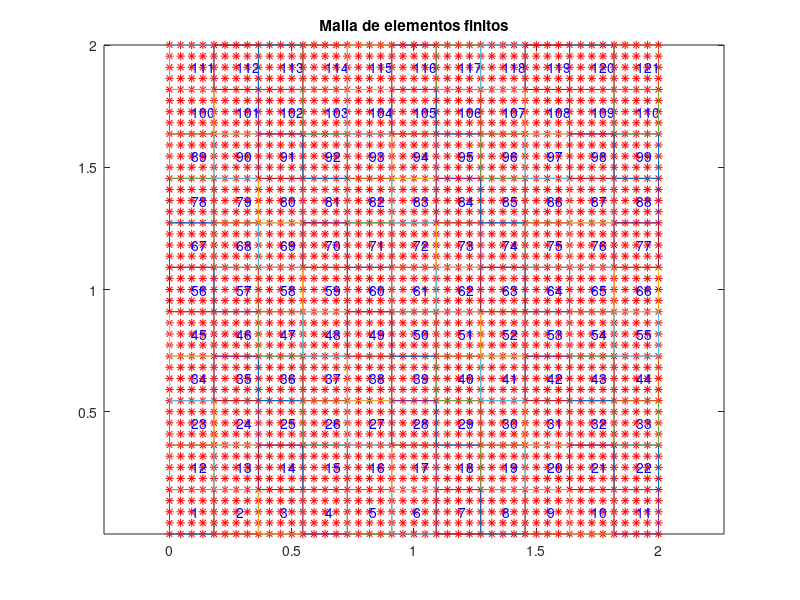

Recreate this plot in MATLAB.
clear all
close
clc
%% constantes que ayudarán en la lectura del código
X = 1; Y = 2;


%%
E=24870062;
nu=0.25;
t=0.2;
Lx=2;
Ly=2;
deltax=0.05;
deltay=0.05;
n=3;
rho=0;

Nx=max(5:4:(10*4+5));
Ny=max(5:4:(10*4+5));


x=linspace(0,Lx,Nx);
y=linspace(0,Ly,Ny);
[Xe,Ye]=meshgrid(x,y);%% grilla coordenadas nudos elemento

plot(Xe,Ye, '*r'),hold on%% grafica nodos elemento finito
Bx = reshape(Xe,[],1);
By = reshape(Ye,[],1);

xnod=[Bx,By];
%% nudos elemento
nnoi =(1:Ny*Nx)';% numero de nodos
nno  = size(xnod,1); % numero de nodos (numero de filas de xnod)
%text(Bx,By,num2str(nnoi)),hold on
%% nugos grilla elemento
Nudosg = reshape(nnoi,[Ny,Nx]);

recorridox=5:4:Nx;
Nelex=size(recorridox,2);
recorridoy=5:4:Ny;
Neley=size(recorridoy,2);
nef=Nelex*Neley;% numero de EFs (numero de filas de LaG)
LaG=zeros(nef,25);
e=1;
LaGc = cell(nef,1); 
xeg = cell(nef,1); 
yeg = cell(nef,1); 
xe =zeros(nef,25);
ye =zeros(nef,25);
cg = zeros(nef,2); % almacena el centro de gravedad de los EFs
for ey=1:(Neley)
    for ex=1:(Nelex)
       %%nudos por elemento
       LaGc{e}=Nudosg((recorridoy(ey)-4):recorridoy(ey),(recorridox(ex)-4):recorridox(ex)); 
       %coordenadas elemento
       xeg{e}=Xe((recorridoy(ey)-4):recorridoy(ey),(recorridox(ex)-4):recorridox(ex)); 
       yeg{e}=Ye((recorridoy(ey)-4):recorridoy(ey),(recorridox(ex)-4):recorridox(ex)); 
       % se determinan las coordenadas de los nodos el EF e
       LaG(e,:)=[LaGc{e}(1,1),LaGc{e}(1,2),LaGc{e}(1,3),LaGc{e}(1,4),LaGc{e}(1,5),...
                 LaGc{e}(2,5),LaGc{e}(3,5),LaGc{e}(4,5),LaGc{e}(5,5),LaGc{e}(5,4)...
                 LaGc{e}(5,3),LaGc{e}(5,2),LaGc{e}(5,1),LaGc{e}(4,1),LaGc{e}(3,1),...
                 LaGc{e}(2,1),LaGc{e}(2,2),LaGc{e}(2,3),LaGc{e}(2,4),LaGc{e}(3,4),...
                 LaGc{e}(4,4),LaGc{e}(4,3),LaGc{e}(4,2),LaGc{e}(3,2),LaGc{e}(3,3)];

       xe(e,:)= [xeg{e}(1,1),xeg{e}(1,2),xeg{e}(1,3),xeg{e}(1,4),xeg{e}(1,5),...
                 xeg{e}(2,5),xeg{e}(3,5),xeg{e}(4,5),xeg{e}(5,5),xeg{e}(5,4)...
                 xeg{e}(5,3),xeg{e}(5,2),xeg{e}(5,1),xeg{e}(4,1),xeg{e}(3,1),...
                 xeg{e}(2,1),xeg{e}(2,2),xeg{e}(2,3),xeg{e}(2,4),xeg{e}(3,4),...
                 xeg{e}(4,4),xeg{e}(4,3),xeg{e}(4,2),xeg{e}(3,2),xeg{e}(3,3)];   

       ye(e,:)= [yeg{e}(1,1),yeg{e}(1,2),yeg{e}(1,3),yeg{e}(1,4),yeg{e}(1,5),...
                 yeg{e}(2,5),yeg{e}(3,5),yeg{e}(4,5),yeg{e}(5,5),yeg{e}(5,4)...
                 yeg{e}(5,3),yeg{e}(5,2),yeg{e}(5,1),yeg{e}(4,1),yeg{e}(3,1),...
                 yeg{e}(2,1),yeg{e}(2,2),yeg{e}(2,3),yeg{e}(2,4),yeg{e}(3,4),...
                 yeg{e}(4,4),yeg{e}(4,3),yeg{e}(4,2),yeg{e}(3,2),yeg{e}(3,3)];
             
       % se calcula la posición del centro de gravedad del EF e
       cg(e,:) = [mean(xe(e,:)),mean(ye(e,:))];
       % se escribe el numero del EF e
       text(cg(e,X), cg(e,Y), num2str(e), 'Color', 'b');
       plot(xe(e,[1:16,1]),ye(e,[1:16,1]))
       e=e+1;
    end
end
axis equal tight
title('Malla de elementos finitos');
mat=ones(nef,1);%% material por elemento finito

%% defino apoyos 
idxNODOr=[Nudosg(1,:)';Nudosg(1,:)'];
dir_desp=[ones(Nx,1);2*ones(Nx,1)];%% defino direcion de desplazamiento
ac=[zeros(Nx,1);zeros(Nx,1)];% desplazamientos conocidos en los apoyos

%% defino cargas
carga=4300/45;
cp=ones(Ny,1)*carga;
%cp(Nudosg(:,1)*2-1,1)=carga;
dir_cp=ones(Ny,1)*2;
idxNODOp=Nudosg(:,1);


%% cargas sitribuidas 
idxELEM=111;%% elemento
nodoijk=[45,44,43,42,41];
%% tix	tiy	tjx	tjy	tkx	tky tlx	tly
carga=[0,0,0,0,0,0,0,0,0,0];



